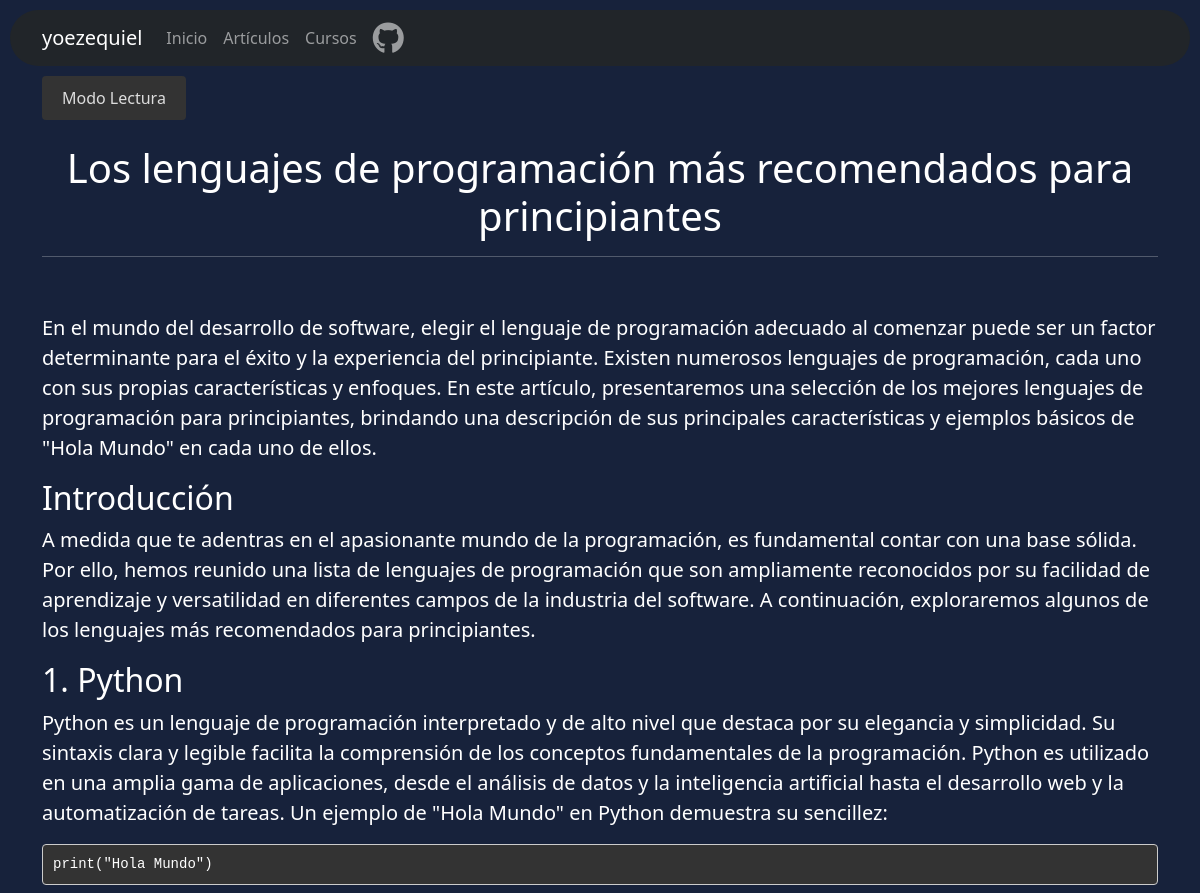
Page /article/4 (upper part) on the earlier database version.
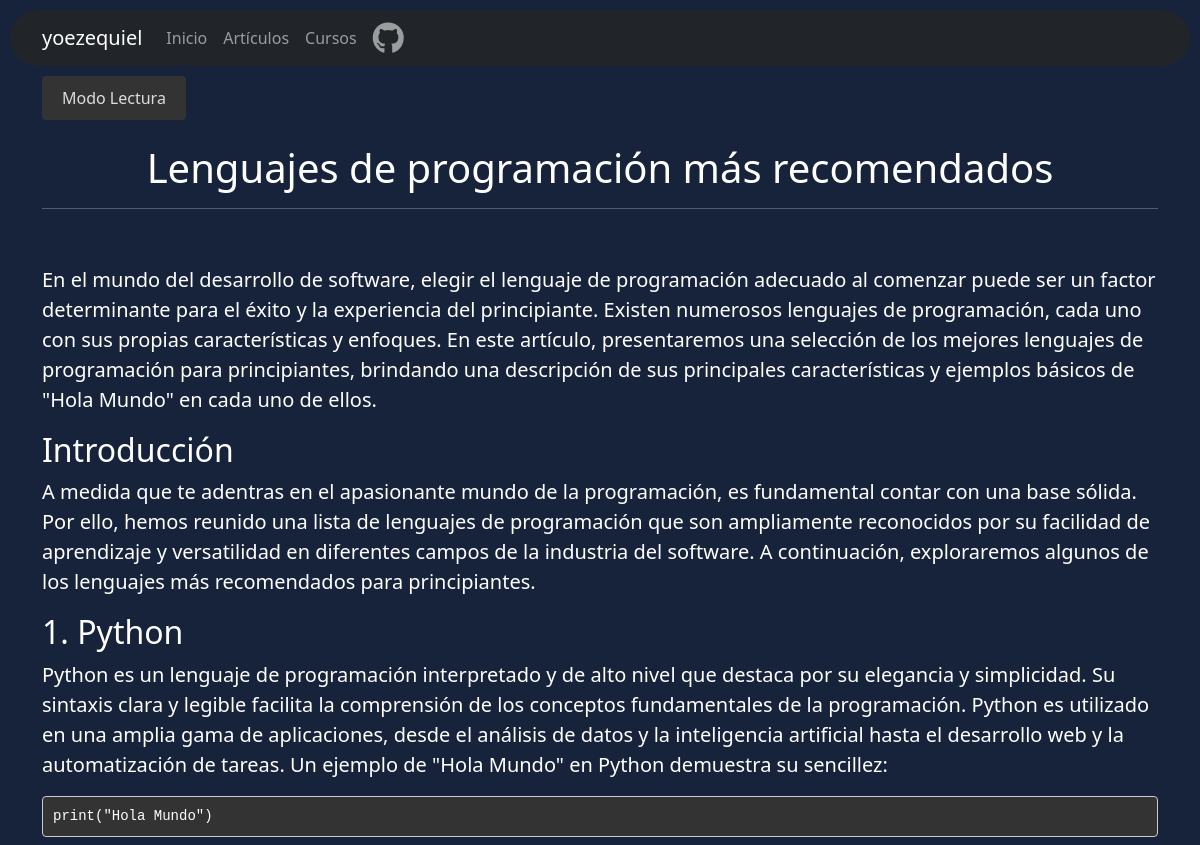
Same page on the later database version.
### tables this page shows
CREATE TABLE articles (
                    id INTEGER PRIMARY KEY AUTOINCREMENT,
                    title TEXT NOT NULL,
                    content TEXT NOT NULL,
                    image TEXT
                );

### app.py (the view)
@app.route('/article/<int:article_id>')
def view_article(article_id):
    conn = get_db_connection()
    if conn:
        try:
            cursor = conn.cursor()
            cursor.execute("SELECT * FROM articles WHERE id = ?", (article_id,))
            article = cursor.fetchone()
            cursor.close()
            conn.close()
            return render_template('article.html', article=article)
        except sqlite3.Error as e:
            print(e)
            return "Error en la conexión a la base de datos"
    else:
        return "Error en la conexión a la base de datos"

### app.py (called while the page is built)
def get_db_connection():
    try:
        conn = sqlite3.connect('blog.db')
        return conn
    except sqlite3.Error as e:
        print(e)
        return None

### templates/article.html (shortened to what this page needs)
{% extends 'base.html' %}
{% block content %}
<link rel="stylesheet" href="{{ url_for('static', filename='css/article.css') }}">
<body>
    <button id="modoLecturaBtn" class="modo-lectura-btn">Modo Lectura</button>
    <div>
        <br>
        <h1 id="title">{{ article[1] }}</h1>
        <hr>
        <p>{{ article[2] | markdown }}</p>
    </div>
</body>
</html>
{% endblock %}

Differences in the rows shown:
changed articles: title "Los lenguajes de programación más recomendados para principiantes" → "Lenguajes de programación más recomendados"
